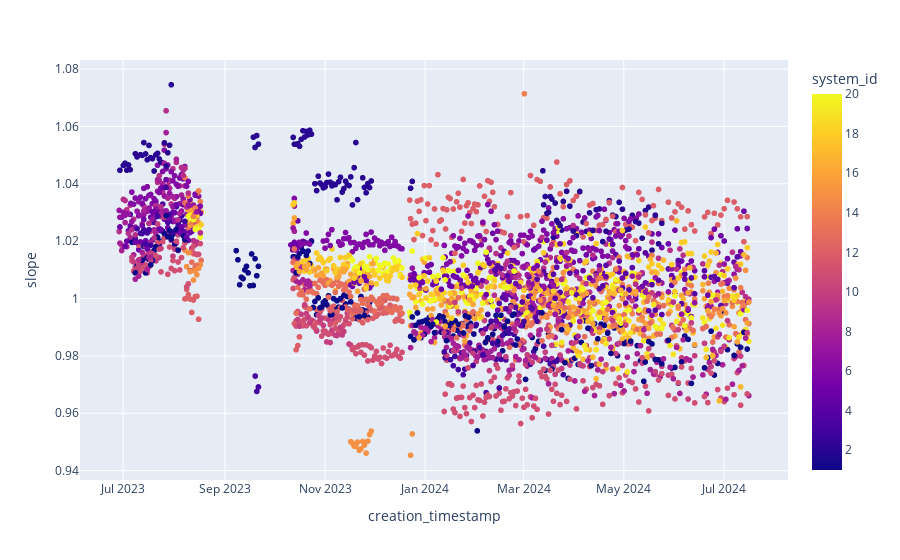
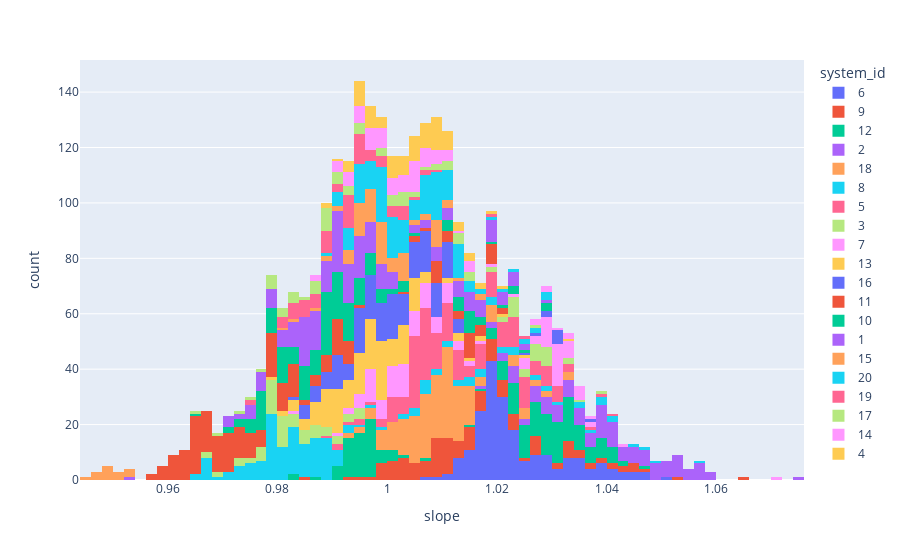
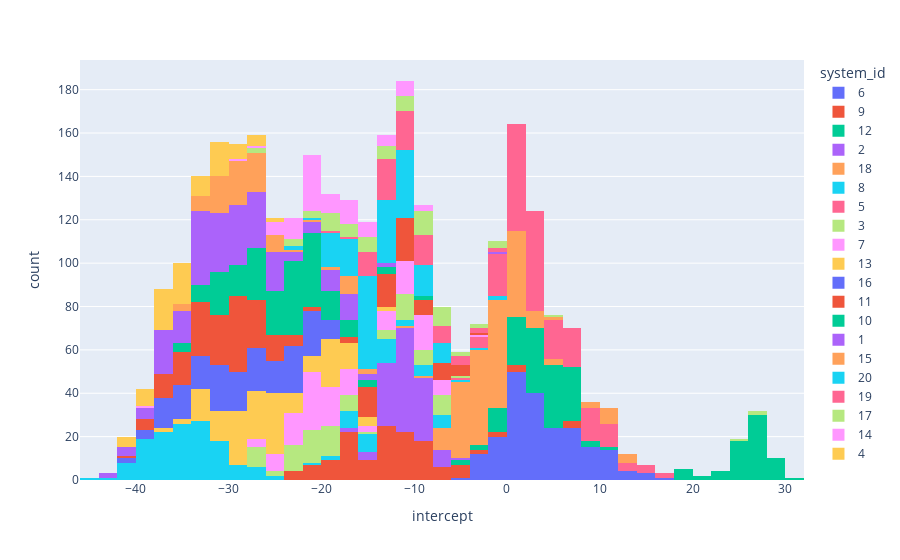

Notebook code cell kept with these figures, in order:
### Code cell
fig = px.scatter(df_slope_intercept.filter((pl.col("slope") > 0.7) & (pl.col("slope") < 1.1)), x="creation_timestamp", y = "slope", color = "system_id")
fig.show()
fig = px.histogram(df_slope_intercept.filter((pl.col("slope") > 0.7) & (pl.col("slope") < 1.1)), x="slope", color = "system_id")
fig.show()
fig = px.histogram(df_slope_intercept.filter((pl.col("intercept") < 100) & (pl.col("intercept") > -100)), x="intercept", color = "system_id")
fig.show()

### Figure 1 — Plotly figure (JSON) as saved in the notebook; plotly's stock layout.template omitted (floating-point values rounded to 4 significant figures; data arrays with more than 128 entries replaced by an {"elided": "..."} marker saying what was removed)
{"data": [{"hovertemplate": "creation_timestamp=%{x}<br>slope=%{y}<br>system_id=%{marker.color}<extra></extra>", "legendgroup": "", "marker": {"color": {"elided": "3025 int values"}, "coloraxis": "coloraxis", "symbol": "circle"}, "mode": "markers", "name": "", "showlegend": false, "type": "scattergl", "x": {"elided": "3025 str values"}, "xaxis": "x", "y": {"elided": "3025 float values"}, "yaxis": "y"}], "layout": {"coloraxis": {"colorbar": {"title": {"text": "system_id"}}, "colorscale": [[0, "#0d0887"], [0.1111, "#46039f"], [0.2222, "#7201a8"], [0.3333, "#9c179e"], [0.4444, "#bd3786"], [0.5556, "#d8576b"], [0.6667, "#ed7953"], [0.7778, "#fb9f3a"], [0.8889, "#fdca26"], [1, "#f0f921"]]}, "legend": {"tracegroupgap": 0}, "margin": {"t": 60}, "xaxis": {"anchor": "y", "domain": [0, 1], "title": {"text": "creation_timestamp"}}, "yaxis": {"anchor": "x", "domain": [0, 1], "title": {"text": "slope"}}}}

### Figure 2 — Plotly figure (JSON) as saved in the notebook; plotly's stock layout.template omitted (floating-point values rounded to 4 significant figures; data arrays with more than 128 entries replaced by an {"elided": "..."} marker saying what was removed)
{"data": [{"alignmentgroup": "True", "bingroup": "x", "hovertemplate": "system_id=6<br>slope=%{x}<br>count=%{y}<extra></extra>", "legendgroup": "6", "marker": {"color": "#636efa", "pattern": {"shape": ""}}, "name": "6", "offsetgroup": "6", "orientation": "v", "showlegend": true, "type": "histogram", "x": {"elided": "208 float values"}, "xaxis": "x", "yaxis": "y"}, {"alignmentgroup": "True", "bingroup": "x", "hovertemplate": "system_id=9<br>slope=%{x}<br>count=%{y}<extra></extra>", "legendgroup": "9", "marker": {"color": "#EF553B", "pattern": {"shape": ""}}, "name": "9", "offsetgroup": "9", "orientation": "v", "showlegend": true, "type": "histogram", "x": {"elided": "138 float values"}, "xaxis": "x", "yaxis": "y"}, {"alignmentgroup": "True", "bingroup": "x", "hovertemplate": "system_id=12<br>slope=%{x}<br>count=%{y}<extra></extra>", "legendgroup": "12", "marker": {"color": "#00cc96", "pattern": {"shape": ""}}, "name": "12", "offsetgroup": "12", "orientation": "v", "showlegend": true, "type": "histogram", "x": {"elided": "195 float values"}, "xaxis": "x", "yaxis": "y"}, {"alignmentgroup": "True", "bingroup": "x", "hovertemplate": "system_id=2<br>slope=%{x}<br>count=%{y}<extra></extra>", "legendgroup": "2", "marker": {"color": "#ab63fa", "pattern": {"shape": ""}}, "name": "2", "offsetgroup": "2", "orientation": "v", "showlegend": true, "type": "histogram", "x": [1.075, 1.056, 1.047, 1.053, 1.049, 1.056, 1.048, 1.039, 1.043, 1.038, 1.039, 1.036, 1.027, 1.023, 1.031, 1.026, 1.019, 1.031, 1.023, 1.058, 1.049, 1.045, 1.053, 1.05, 1.039, 1.034, 1.043, 1.04, 1.041, 1.042, 1.032, 1.032, 1.051, 1.059, 1.045, 1.04, 1.042, 1.039, 1.038, 1.04, 1.04, 1.027, 1.022, 1.029, 1.029, 1.021, 1.056, 1.049, 1.048, 1.045, 1.037, 1.037, 1.026, 1.024, 1.034, 1.017, 1.02, 1.029, 1.031, 1.024, 1.029, 1.034, 1.054, 1.05, 1.05, 1.047, 1.054, 1.046, 1.057, 1.054, 1.044, 1.038, 1.034, 1.046, 1.04, 1.039, 1.041, 1.041, 1.042, 1.033, 1.035, 1.031, 1.026, 1.024, 1.056, 1.057, 1.051, 1.033, 1.04, 1.039, 1.04, 1.033, 1.024, 1.034, 1.037, 1.03, 1.059, 1.053, 1.046, 1.054, 1.049, 1.05, 1.047, 1.04, 1.041, 1.021, 1.025, 1.045, 1.027, 1.024, 1.057, 1.054, 1.05, 1.054, 1.054, 1.053, 1.041, 1.03, 1.036, 1.037, 1.03], "xaxis": "x", "yaxis": "y"}, {"alignmentgroup": "True", "bingroup": "x", "hovertemplate": "system_id=18<br>slope=%{x}<br>count=%{y}<extra></extra>", "legendgroup": "18", "marker": {"color": "#FFA15A", "pattern": {"shape": ""}}, "name": "18", "offsetgroup": "18", "orientation": "v", "showlegend": true, "type": "histogram", "x": {"elided": "192 float values"}, "xaxis": "x", "yaxis": "y"}, {"alignmentgroup": "True", "bingroup": "x", "hovertemplate": "system_id=8<br>slope=%{x}<br>count=%{y}<extra></extra>", "legendgroup": "8", "marker": {"color": "#19d3f3", "pattern": {"shape": ""}}, "name": "8", "offsetgroup": "8", "orientation": "v", "showlegend": true, "type": "histogram", "x": {"elided": "185 float values"}, "xaxis": "x", "yaxis": "y"}, {"alignmentgroup": "True", "bingroup": "x", "hovertemplate": "system_id=5<br>slope=%{x}<br>count=%{y}<extra></extra>", "legendgroup": "5", "marker": {"color": "#FF6692", "pattern": {"shape": ""}}, "name": "5", "offsetgroup": "5", "orientation": "v", "showlegend": true, "type": "histogram", "x": {"elided": "192 float values"}, "xaxis": "x", "yaxis": "y"}, {"alignmentgroup": "True", "bingroup": "x", "hovertemplate": "system_id=3<br>slope=%{x}<br>count=%{y}<extra></extra>", "legendgroup": "3", "marker": {"color": "#B6E880", "pattern": {"shape": ""}}, "name": "3", "offsetgroup": "3", "orientation": "v", "showlegend": true, "type": "histogram", "x": [1.027, 1.024, 1.035, 1.028, 1.029, 0.9857, 0.9802, 0.9734, 0.9789, 0.9945, 0.9875, 0.9815, 0.9842, 0.9788, 0.9839, 1.023, 0.9793, 0.98, 0.9945, 0.9879, 1.03, 1.032, 1.033, 1.02, 1.027, 1.026, 1.021, 0.9787, 0.9672, 0.9831, 0.9845, 0.9798, 0.9811, 0.9766, 0.9786, 0.9784, 0.9806, 0.9942, 0.9819, 0.9794, 0.9818, 1.029, 1.023, 1.027, 0.9692, 0.9754, 0.9888, 0.9775, 0.9819, 0.9771, 0.9788, 1.029, 1.029, 1.023, 1.027, 1.024, 0.9676, 0.9752, 0.9772, 0.9788, 0.9735, 0.9816, 0.984, 0.9945, 0.9878, 0.9908, 1.029, 1.024, 0.9882, 0.9767, 0.9834, 0.9786, 0.9848, 0.9905, 0.9921, 1.039, 1.027, 1.019, 1.023, 1.024, 0.9872, 0.9865, 0.9688, 1.024, 1.023, 1.019, 0.973, 0.9814, 0.9909, 0.9829, 0.9883, 0.9782, 0.9804, 0.992, 0.9844, 0.9921], "xaxis": "x", "yaxis": "y"}, {"alignmentgroup": "True", "bingroup": "x", "hovertemplate": "system_id=7<br>slope=%{x}<br>count=%{y}<extra></extra>", "legendgroup": "7", "marker": {"color": "#FF97FF", "pattern": {"shape": ""}}, "name": "7", "offsetgroup": "7", "orientation": "v", "showlegend": true, "type": "histogram", "x": {"elided": "135 float values"}, "xaxis": "x", "yaxis": "y"}, {"alignmentgroup": "True", "bingroup": "x", "hovertemplate": "system_id=13<br>slope=%{x}<br>count=%{y}<extra></extra>", "legendgroup": "13", "marker": {"color": "#FECB52", "pattern": {"shape": ""}}, "name": "13", "offsetgroup": "13", "orientation": "v", "showlegend": true, "type": "histogram", "x": {"elided": "164 float values"}, "xaxis": "x", "yaxis": "y"}, {"alignmentgroup": "True", "bingroup": "x", "hovertemplate": "system_id=16<br>slope=%{x}<br>count=%{y}<extra></extra>", "legendgroup": "16", "marker": {"color": "#636efa", "pattern": {"shape": ""}}, "name": "16", "offsetgroup": "16", "orientation": "v", "showlegend": true, "type": "histogram", "x": {"elided": "177 float values"}, "xaxis": "x", "yaxis": "y"}, {"alignmentgroup": "True", "bingroup": "x", "hovertemplate": "system_id=11<br>slope=%{x}<br>count=%{y}<extra></extra>", "legendgroup": "11", "marker": {"color": "#EF553B", "pattern": {"shape": ""}}, "name": "11", "offsetgroup": "11", "orientation": "v", "showlegend": true, "type": "histogram", "x": {"elided": "229 float values"}, "xaxis": "x", "yaxis": "y"}, {"alignmentgroup": "True", "bingroup": "x", "hovertemplate": "system_id=10<br>slope=%{x}<br>count=%{y}<extra></extra>", "legendgroup": "10", "marker": {"color": "#00cc96", "pattern": {"shape": ""}}, "name": "10", "offsetgroup": "10", "orientation": "v", "showlegend": true, "type": "histogram", "x": {"elided": "187 float values"}, "xaxis": "x", "yaxis": "y"}, {"alignmentgroup": "True", "bingroup": "x", "hovertemplate": "system_id=1<br>slope=%{x}<br>count=%{y}<extra></extra>", "legendgroup": "1", "marker": {"color": "#ab63fa", "pattern": {"shape": ""}}, "name": "1", "offsetgroup": "1", "orientation": "v", "showlegend": true, "type": "histogram", "x": {"elided": "216 float values"}, "xaxis": "x", "yaxis": "y"}, {"alignmentgroup": "True", "bingroup": "x", "hovertemplate": "system_id=15<br>slope=%{x}<br>count=%{y}<extra></extra>", "legendgroup": "15", "marker": {"color": "#FFA15A", "pattern": {"shape": ""}}, "name": "15", "offsetgroup": "15", "orientation": "v", "showlegend": true, "type": "histogram", "x": [1.017, 1.01, 0.9485, 1.002, 0.9973, 0.9975, 1.009, 0.9941, 1.001, 0.9988, 0.9966, 1.009, 1.006, 1.011, 0.9503, 0.9476, 0.9817, 0.9983, 1.012, 1.003, 1.002, 1.003, 0.9968, 0.998, 1.012, 1.008, 0.9501, 0.9538, 0.9972, 0.995, 0.9946, 1.01, 0.9922, 0.9837, 0.9954, 0.9884, 0.9916, 1.003, 0.9982, 0.999, 0.9956, 1.0, 1.001, 0.9989, 0.992, 0.9981, 1.008, 0.999, 1.01, 0.95, 0.9501, 1.002, 1.004, 0.9976, 0.9951, 0.9963, 1.004, 0.9949, 0.9976, 0.9985, 1.003, 0.9881, 0.9461, 0.9526, 1.007, 0.995, 0.9528, 0.9924, 1.006, 0.9945, 1.008, 1.009, 0.9971, 0.9928, 0.9861, 0.9987, 1.002, 0.9999, 0.9983, 1.003, 1.011, 0.9489, 0.9496, 0.9471, 0.9486, 0.9454, 1.003, 1.009, 1.001, 0.9953, 0.9976, 1.016, 0.9987, 0.995, 0.9952, 0.9965, 0.992, 0.9989, 0.9937, 0.9976, 0.9994], "xaxis": "x", "yaxis": "y"}, {"alignmentgroup": "True", "bingroup": "x", "hovertemplate": "system_id=20<br>slope=%{x}<br>count=%{y}<extra></extra>", "legendgroup": "20", "marker": {"color": "#19d3f3", "pattern": {"shape": ""}}, "name": "20", "offsetgroup": "20", "orientation": "v", "showlegend": true, "type": "histogram", "x": {"elided": "162 float values"}, "xaxis": "x", "yaxis": "y"}, {"alignmentgroup": "True", "bingroup": "x", "hovertemplate": "system_id=19<br>slope=%{x}<br>count=%{y}<extra></extra>", "legendgroup": "19", "marker": {"color": "#FF6692", "pattern": {"shape": ""}}, "name": "19", "offsetgroup": "19", "orientation": "v", "showlegend": true, "type": "histogram", "x": [0.9755, 0.9999, 0.996, 0.994, 0.9932, 0.9822, 1.006, 1.004, 0.9971, 0.9895, 0.9805, 0.9851, 0.988, 0.9935, 0.9884, 0.9953, 0.9891, 0.984, 1.004, 0.9957, 0.9954, 0.9982, 0.9941, 1.004, 0.9979, 0.9831, 0.9896, 0.9944, 0.9879, 0.989, 0.9937, 1.019, 0.9964, 1.008, 1.001, 0.9921, 0.9921, 0.9818, 0.998, 0.993, 0.9823, 1.005, 0.9847, 0.9952, 0.9858, 1.002, 0.9942, 1.001, 0.9911, 0.9872, 1.006, 0.9807, 0.9836, 0.9943, 1.001, 0.9989, 0.9949, 0.9836, 0.9914, 0.9979, 0.9896, 0.9959, 0.9929, 0.9907, 1.025, 0.9801, 1.0, 0.9745, 0.993, 0.9822, 0.9843, 0.9863, 0.9892, 1.002, 0.9926, 0.9866, 0.9853, 0.9931, 0.9921, 0.9881], "xaxis": "x", "yaxis": "y"}, {"alignmentgroup": "True", "bingroup": "x", "hovertemplate": "system_id=17<br>slope=%{x}<br>count=%{y}<extra></extra>", "legendgroup": "17", "marker": {"color": "#B6E880", "pattern": {"shape": ""}}, "name": "17", "offsetgroup": "17", "orientation": "v", "showlegend": true, "type": "histogram", "x": [0.9955, 0.9892, 0.9873, 0.9903, 1.027, 0.988, 0.9756, 1.003, 0.9894, 0.9811, 1.002, 1.013, 1.005, 0.9897, 0.989, 1.009, 1.01, 1.0, 1.005, 0.9781, 0.9877, 1.013, 1.007, 0.9921, 1.012, 0.9939, 0.9643, 0.987, 0.99, 0.9825, 0.9999, 0.9902, 0.9858, 0.9987, 1.002, 0.9788, 1.003, 0.9829, 0.9905, 0.9959, 1.012, 1.003, 1.002, 1.016, 0.9794, 0.983, 1.009, 1.015, 0.9821, 0.9988, 0.9952, 0.9795, 0.9771, 0.9861, 0.9874, 0.9938, 1.002, 1.011, 0.972, 0.9817, 1.015, 0.9892, 0.9801, 0.9889, 0.9692, 0.9948, 1.003, 0.992, 1.014, 0.9796], "xaxis": "x", "yaxis": "y"}, {"alignmentgroup": "True", "bingroup": "x", "hovertemplate": "system_id=14<br>slope=%{x}<br>count=%{y}<extra></extra>", "legendgroup": "14", "marker": {"color": "#FF97FF", "pattern": {"shape": ""}}, "name": "14", "offsetgroup": "14", "orientation": "v", "showlegend": true, "type": "histogram", "x": [0.9906, 1.003, 1.007, 0.9943, 1.004, 1.007, 1.016, 1.001, 1.013, 0.9999, 1.034, 1.029, 1.007, 1.006, 0.9961, 1.007, 1.008, 1.003, 1.005, 1.002, 1.005, 1.002, 1.01, 1.042, 1.033, 1.0, 0.9997, 0.9867, 0.9948, 1.009, 0.9864, 1.005, 0.9952, 1.006, 1.009, 0.9967, 1.003, 1.004, 1.014, 0.9903, 0.9986, 1.007, 0.9947, 0.9957, 1.01, 0.9998, 0.9977, 0.999, 1.071, 0.9935, 1.005, 0.9987, 0.9974, 1.001, 1.005, 1.005, 1.001, 1.01, 0.9997, 0.9932, 1.001, 1.01, 1.014, 1.015, 1.01, 0.9963, 1.036, 1.038, 0.9918, 0.9907, 1.006, 0.9936, 1.006, 1.004, 0.9948, 1.031, 1.026, 1.027, 1.029, 1.007, 0.9968, 0.9935, 0.9972, 1.001, 1.011, 0.9937, 0.9976], "xaxis": "x", "yaxis": "y"}, {"alignmentgroup": "True", "bingroup": "x", "hovertemplate": "system_id=4<br>slope=%{x}<br>count=%{y}<extra></extra>", "legendgroup": "4", "marker": {"color": "#FECB52", "pattern": {"shape": ""}}, "name": "4", "offsetgroup": "4", "orientation": "v", "showlegend": true, "type": "histogram", "x": [0.9894, 0.9944, 1.011, 0.9967, 1.001, 1.004, 1.017, 1.006, 1.009, 1.005, 1.005, 0.9999, 0.9939, 0.9975, 1.013, 1.007, 1.01, 1.01, 0.996, 1.009, 1.015, 1.004, 1.009, 1.009, 1.004, 1.009, 1.002, 0.9896, 0.9958, 1.001, 0.997, 1.008, 1.0, 0.9957, 0.9968, 1.003, 0.9976, 1.016, 1.003, 0.9919, 1.021, 0.9922, 1.016, 0.9923, 1.008, 1.006, 0.9969, 1.004, 0.9954, 1.011, 0.9959, 1.015, 1.007, 0.9982, 0.9964, 1.0, 1.01, 1.001, 0.9988, 1.005, 1.019, 0.9957, 1.005, 1.008, 1.008, 1.007, 1.007, 1.013, 1.009, 1.007, 1.004, 1.008, 0.9951, 1.002, 1.006, 0.9951, 0.9964, 1.008, 1.004, 0.9935, 1.012, 1.011, 1.0, 1.011, 1.009, 1.003, 1.0, 1.013, 1.011, 0.9983], "xaxis": "x", "yaxis": "y"}], "layout": {"barmode": "relative", "legend": {"title": {"text": "system_id"}, "tracegroupgap": 0}, "margin": {"t": 60}, "xaxis": {"anchor": "y", "domain": [0, 1], "title": {"text": "slope"}}, "yaxis": {"anchor": "x", "domain": [0, 1], "title": {"text": "count"}}}}

### Figure 3 — Plotly figure (JSON) as saved in the notebook; plotly's stock layout.template omitted (floating-point values rounded to 4 significant figures; data arrays with more than 128 entries replaced by an {"elided": "..."} marker saying what was removed)
{"data": [{"alignmentgroup": "True", "bingroup": "x", "hovertemplate": "system_id=6<br>intercept=%{x}<br>count=%{y}<extra></extra>", "legendgroup": "6", "marker": {"color": "#636efa", "pattern": {"shape": ""}}, "name": "6", "offsetgroup": "6", "orientation": "v", "showlegend": true, "type": "histogram", "x": {"elided": "208 float values"}, "xaxis": "x", "yaxis": "y"}, {"alignmentgroup": "True", "bingroup": "x", "hovertemplate": "system_id=9<br>intercept=%{x}<br>count=%{y}<extra></extra>", "legendgroup": "9", "marker": {"color": "#EF553B", "pattern": {"shape": ""}}, "name": "9", "offsetgroup": "9", "orientation": "v", "showlegend": true, "type": "histogram", "x": {"elided": "138 float values"}, "xaxis": "x", "yaxis": "y"}, {"alignmentgroup": "True", "bingroup": "x", "hovertemplate": "system_id=12<br>intercept=%{x}<br>count=%{y}<extra></extra>", "legendgroup": "12", "marker": {"color": "#00cc96", "pattern": {"shape": ""}}, "name": "12", "offsetgroup": "12", "orientation": "v", "showlegend": true, "type": "histogram", "x": {"elided": "195 float values"}, "xaxis": "x", "yaxis": "y"}, {"alignmentgroup": "True", "bingroup": "x", "hovertemplate": "system_id=2<br>intercept=%{x}<br>count=%{y}<extra></extra>", "legendgroup": "2", "marker": {"color": "#ab63fa", "pattern": {"shape": ""}}, "name": "2", "offsetgroup": "2", "orientation": "v", "showlegend": true, "type": "histogram", "x": [-17.78, -10.71, -7.807, -10.22, -9.851, -12.66, -10.75, -11.26, -12.88, -12.71, -13.22, -12.24, -9.721, -8.725, -12.13, -10.47, -7.814, -12.76, -9.928, -11.39, -9.593, -8.327, -11.39, -11.18, -10.13, -9.023, -13.05, -11.69, -12.98, -14.49, -11.81, -13.37, -8.049, -12.47, -8.986, -10.82, -12.74, -11.89, -11.77, -12.82, -13.2, -9.613, -7.935, -11.6, -11.56, -8.754, -10.83, -10.27, -10.73, -9.792, -10.76, -11.59, -8.506, -7.706, -11.94, -6.514, -7.83, -11.58, -12.88, -10.24, -12.23, -14.29, -8.582, -8.509, -9.131, -8.137, -11.2, -8.198, -12.45, -12.16, -8.689, -8.874, -9.285, -13.76, -11.83, -11.16, -12.51, -12.77, -14.3, -11.08, -11.96, -11.85, -10.03, -9.623, -10.46, -12.02, -11.32, -5.541, -10.8, -10.79, -12.01, -11.84, -7.908, -13.26, -14.82, -12.8, -11.39, -10.88, -8.305, -11.3, -9.566, -10.16, -9.928, -12.19, -13.82, -6.124, -8.076, -16.96, -10.8, -9.713, -11.2, -10.12, -9.239, -11.79, -11.72, -11.99, -11.68, -9.811, -12.36, -13.14, -10.45], "xaxis": "x", "yaxis": "y"}, {"alignmentgroup": "True", "bingroup": "x", "hovertemplate": "system_id=18<br>intercept=%{x}<br>count=%{y}<extra></extra>", "legendgroup": "18", "marker": {"color": "#FFA15A", "pattern": {"shape": ""}}, "name": "18", "offsetgroup": "18", "orientation": "v", "showlegend": true, "type": "histogram", "x": {"elided": "192 float values"}, "xaxis": "x", "yaxis": "y"}, {"alignmentgroup": "True", "bingroup": "x", "hovertemplate": "system_id=8<br>intercept=%{x}<br>count=%{y}<extra></extra>", "legendgroup": "8", "marker": {"color": "#19d3f3", "pattern": {"shape": ""}}, "name": "8", "offsetgroup": "8", "orientation": "v", "showlegend": true, "type": "histogram", "x": {"elided": "185 float values"}, "xaxis": "x", "yaxis": "y"}, {"alignmentgroup": "True", "bingroup": "x", "hovertemplate": "system_id=5<br>intercept=%{x}<br>count=%{y}<extra></extra>", "legendgroup": "5", "marker": {"color": "#FF6692", "pattern": {"shape": ""}}, "name": "5", "offsetgroup": "5", "orientation": "v", "showlegend": true, "type": "histogram", "x": {"elided": "192 float values"}, "xaxis": "x", "yaxis": "y"}, {"alignmentgroup": "True", "bingroup": "x", "hovertemplate": "system_id=3<br>intercept=%{x}<br>count=%{y}<extra></extra>", "legendgroup": "3", "marker": {"color": "#B6E880", "pattern": {"shape": ""}}, "name": "3", "offsetgroup": "3", "orientation": "v", "showlegend": true, "type": "histogram", "x": [-6.682, -6.734, -11.24, -10.32, -12.17, -18.35, -18.74, -17.36, -20.01, -26.05, -24.43, -21.83, -23.15, -20.18, -22.43, -12.08, -16.31, -20.81, -27.65, -25.13, -5.42, -9.509, -10.13, -7.649, -10.62, -11.14, -9.553, -13.92, -11.93, -20.01, -20.81, -19.29, -19.94, -18.02, -20.1, -20.09, -20.22, -26.12, -21.92, -20.18, -22.87, -7.704, -7.03, -9.382, 26.48, -16.79, -22.72, -19.05, -20.02, -19.4, -19.57, -8.313, -8.432, -6.594, -10.63, -9.871, 27.06, -16.31, -19.0, -19.96, -16.75, -20.28, -22.41, -26.12, -23.42, -26.42, -6.91, -10.52, -19.56, -17.93, -21.81, -18.83, -22.73, -26.21, -27.11, -9.316, -6.408, -7.872, -11.56, -13.34, -22.95, -23.83, -16.31, -10.42, -10.57, -10.47, 25.82, -15.81, -23.49, -20.32, -23.69, -19.65, -19.71, -26.31, -22.56, -27.03], "xaxis": "x", "yaxis": "y"}, {"alignmentgroup": "True", "bingroup": "x", "hovertemplate": "system_id=7<br>intercept=%{x}<br>count=%{y}<extra></extra>", "legendgroup": "7", "marker": {"color": "#FF97FF", "pattern": {"shape": ""}}, "name": "7", "offsetgroup": "7", "orientation": "v", "showlegend": true, "type": "histogram", "x": {"elided": "135 float values"}, "xaxis": "x", "yaxis": "y"}, {"alignmentgroup": "True", "bingroup": "x", "hovertemplate": "system_id=13<br>intercept=%{x}<br>count=%{y}<extra></extra>", "legendgroup": "13", "marker": {"color": "#FECB52", "pattern": {"shape": ""}}, "name": "13", "offsetgroup": "13", "orientation": "v", "showlegend": true, "type": "histogram", "x": {"elided": "164 float values"}, "xaxis": "x", "yaxis": "y"}, {"alignmentgroup": "True", "bingroup": "x", "hovertemplate": "system_id=16<br>intercept=%{x}<br>count=%{y}<extra></extra>", "legendgroup": "16", "marker": {"color": "#636efa", "pattern": {"shape": ""}}, "name": "16", "offsetgroup": "16", "orientation": "v", "showlegend": true, "type": "histogram", "x": {"elided": "177 float values"}, "xaxis": "x", "yaxis": "y"}, {"alignmentgroup": "True", "bingroup": "x", "hovertemplate": "system_id=11<br>intercept=%{x}<br>count=%{y}<extra></extra>", "legendgroup": "11", "marker": {"color": "#EF553B", "pattern": {"shape": ""}}, "name": "11", "offsetgroup": "11", "orientation": "v", "showlegend": true, "type": "histogram", "x": {"elided": "229 float values"}, "xaxis": "x", "yaxis": "y"}, {"alignmentgroup": "True", "bingroup": "x", "hovertemplate": "system_id=10<br>intercept=%{x}<br>count=%{y}<extra></extra>", "legendgroup": "10", "marker": {"color": "#00cc96", "pattern": {"shape": ""}}, "name": "10", "offsetgroup": "10", "orientation": "v", "showlegend": true, "type": "histogram", "x": {"elided": "187 float values"}, "xaxis": "x", "yaxis": "y"}, {"alignmentgroup": "True", "bingroup": "x", "hovertemplate": "system_id=1<br>intercept=%{x}<br>count=%{y}<extra></extra>", "legendgroup": "1", "marker": {"color": "#ab63fa", "pattern": {"shape": ""}}, "name": "1", "offsetgroup": "1", "orientation": "v", "showlegend": true, "type": "histogram", "x": {"elided": "216 float values"}, "xaxis": "x", "yaxis": "y"}, {"alignmentgroup": "True", "bingroup": "x", "hovertemplate": "system_id=15<br>intercept=%{x}<br>count=%{y}<extra></extra>", "legendgroup": "15", "marker": {"color": "#FFA15A", "pattern": {"shape": ""}}, "name": "15", "offsetgroup": "15", "orientation": "v", "showlegend": true, "type": "histogram", "x": [-17.27, -17.48, 11.9, -29.07, -27.81, -27.83, -33.15, -28.24, -31.39, -30.42, -29.46, -35.41, -15.3, -17.42, 10.33, 11.3, -19.63, -27.51, -33.61, -30.48, -30.82, -32.31, -29.71, -31.53, -16.14, -16.4, 10.85, 9.13, -25.15, -24.49, -25.34, -32.4, -25.37, -21.85, -26.98, -24.01, -26.06, -31.2, -29.29, -29.75, -28.26, -30.71, -31.33, -30.27, -27.62, -30.3, -35.08, -31.17, -16.13, 10.4, 9.375, -28.19, -29.16, -27.98, -27.22, -27.77, -31.87, -28.3, -29.49, -29.94, -32.74, -26.33, 12.82, 8.802, -30.72, -25.94, 5.809, -25.64, -31.65, -26.86, -32.99, -17.64, -26.67, -25.46, -22.81, -28.47, -29.9, -29.45, -29.12, -32.44, -15.4, 12.33, 11.41, 12.43, 11.27, 12.41, -30.93, -34.37, -31.14, -28.69, -29.92, -17.04, -26.86, -26.04, -26.64, -27.95, -26.05, -29.21, -27.29, -29.28, -30.13], "xaxis": "x", "yaxis": "y"}, {"alignmentgroup": "True", "bingroup": "x", "hovertemplate": "system_id=20<br>intercept=%{x}<br>count=%{y}<extra></extra>", "legendgroup": "20", "marker": {"color": "#19d3f3", "pattern": {"shape": ""}}, "name": "20", "offsetgroup": "20", "orientation": "v", "showlegend": true, "type": "histogram", "x": {"elided": "162 float values"}, "xaxis": "x", "yaxis": "y"}, {"alignmentgroup": "True", "bingroup": "x", "hovertemplate": "system_id=19<br>intercept=%{x}<br>count=%{y}<extra></extra>", "legendgroup": "19", "marker": {"color": "#FF6692", "pattern": {"shape": ""}}, "name": "19", "offsetgroup": "19", "orientation": "v", "showlegend": true, "type": "histogram", "x": [-2.673, -14.4, -13.17, -13.09, -12.96, -8.91, -13.73, -12.94, -10.52, -9.232, -5.836, -8.036, -9.964, -12.46, -10.37, -13.59, -11.46, -0.1251, -12.02, -8.928, -9.622, -11.8, -11.36, -15.52, -13.36, -7.164, -11.11, -13.21, -10.69, -11.38, -15.09, -15.5, -6.553, -16.26, -13.81, -10.27, -11.39, -7.055, -14.52, -12.46, -8.498, -0.7232, -3.152, -8.997, -6.005, -13.78, -11.09, -14.36, -10.74, -9.34, -18.24, -7.771, -9.879, -14.5, -10.8, -12.19, -11.72, -7.899, -11.54, -14.41, -11.14, -14.61, -13.34, -13.01, -6.187, -4.422, -14.51, -4.217, -12.22, -8.473, -4.941, -7.08, -9.55, -15.16, -11.38, -9.728, -9.204, -12.51, -12.24, -10.56], "xaxis": "x", "yaxis": "y"}, {"alignmentgroup": "True", "bingroup": "x", "hovertemplate": "system_id=17<br>intercept=%{x}<br>count=%{y}<extra></extra>", "legendgroup": "17", "marker": {"color": "#B6E880", "pattern": {"shape": ""}}, "name": "17", "offsetgroup": "17", "orientation": "v", "showlegend": true, "type": "histogram", "x": [-10.99, -8.839, -8.996, -10.68, -27.34, -6.962, -2.531, -16.74, -11.31, -9.07, -18.27, -16.54, -16.07, -9.945, -10.02, -18.55, -19.21, -15.17, -18.7, -9.871, -8.316, -20.4, -18.32, -13.14, -22.05, -14.83, 4.744, -7.64, -8.987, -6.114, -14.0, -10.04, -8.467, -13.95, -16.1, -6.594, -17.1, -8.922, -12.46, -14.76, -22.35, -26.58, -10.95, -18.24, -4.358, -6.277, -18.64, -20.93, -7.231, -15.11, -14.22, -0.4952, -4.009, -7.96, -8.65, -11.63, -15.04, -19.11, -3.099, -7.558, -22.09, -14.84, -1.356, -8.932, -1.305, -12.32, -16.32, -12.4, -21.74, -7.738], "xaxis": "x", "yaxis": "y"}, {"alignmentgroup": "True", "bingroup": "x", "hovertemplate": "system_id=14<br>intercept=%{x}<br>count=%{y}<extra></extra>", "legendgroup": "14", "marker": {"color": "#FF97FF", "pattern": {"shape": ""}}, "name": "14", "offsetgroup": "14", "orientation": "v", "showlegend": true, "type": "histogram", "x": [-14.07, -19.78, -21.98, -16.41, -20.93, -22.32, -25.97, -20.17, -25.29, -20.45, -11.84, -10.45, -20.79, -20.87, -16.79, -21.64, -22.41, -20.42, -21.33, -20.5, -22.05, -20.7, -24.24, -10.34, -11.2, -11.08, -15.96, -12.14, -15.77, -21.93, -12.8, -20.85, -16.73, -21.38, -23.12, -18.1, -21.93, -23.36, -28.29, -13.24, -17.97, -21.57, -16.41, -17.21, -23.66, -19.5, -18.88, -20.52, -39.85, -15.69, -21.14, -18.45, -18.08, -20.95, -22.84, -23.33, -21.88, -22.35, -18.03, -15.39, -18.89, -22.96, -25.75, -26.51, -24.38, -19.2, -9.674, -12.91, -13.98, -14.33, -21.1, -16.21, -21.5, -21.07, -17.18, -10.06, -8.592, -8.972, -10.77, -20.74, -16.97, -15.78, -17.58, -20.03, -24.27, -17.15, -20.23], "xaxis": "x", "yaxis": "y"}, {"alignmentgroup": "True", "bingroup": "x", "hovertemplate": "system_id=4<br>intercept=%{x}<br>count=%{y}<extra></extra>", "legendgroup": "4", "marker": {"color": "#FECB52", "pattern": {"shape": ""}}, "name": "4", "offsetgroup": "4", "orientation": "v", "showlegend": true, "type": "histogram", "x": [-24.63, -29.71, -36.83, -30.71, -32.84, -34.47, -40.09, -36.27, -37.86, -36.58, -31.32, -29.59, -29.05, -31.06, -38.34, -36.43, -38.0, -38.26, -32.47, -39.63, -38.7, -34.29, -36.48, -36.64, -34.99, -37.53, -34.66, -24.03, -28.78, -31.27, -30.04, -35.3, -32.51, -30.89, -31.75, -35.18, -33.64, -41.81, -29.72, -26.1, -38.75, -27.64, -38.53, -28.19, -35.03, -34.28, -30.8, -34.03, -30.42, -37.42, -32.27, -40.68, -37.89, -34.58, -28.6, -30.71, -35.32, -31.97, -31.35, -34.89, -40.79, -31.56, -35.75, -37.15, -37.26, -36.95, -37.06, -40.67, -35.68, -35.07, -34.22, -36.55, -30.89, -34.61, -37.01, -26.61, -27.63, -33.04, -31.75, -27.18, -35.57, -35.32, -31.79, -37.14, -36.03, -33.55, -32.69, -38.47, -37.74, -32.31], "xaxis": "x", "yaxis": "y"}], "layout": {"barmode": "relative", "legend": {"title": {"text": "system_id"}, "tracegroupgap": 0}, "margin": {"t": 60}, "xaxis": {"anchor": "y", "domain": [0, 1], "title": {"text": "intercept"}}, "yaxis": {"anchor": "x", "domain": [0, 1], "title": {"text": "count"}}}}
